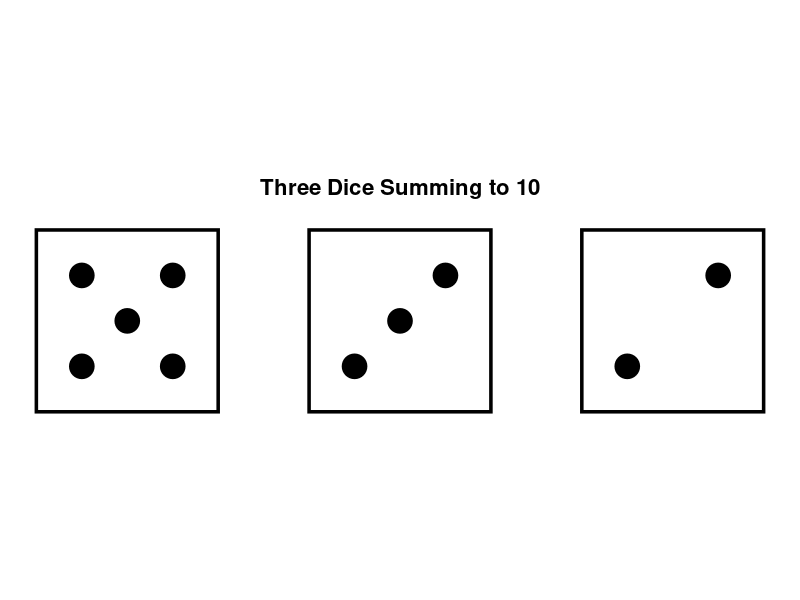
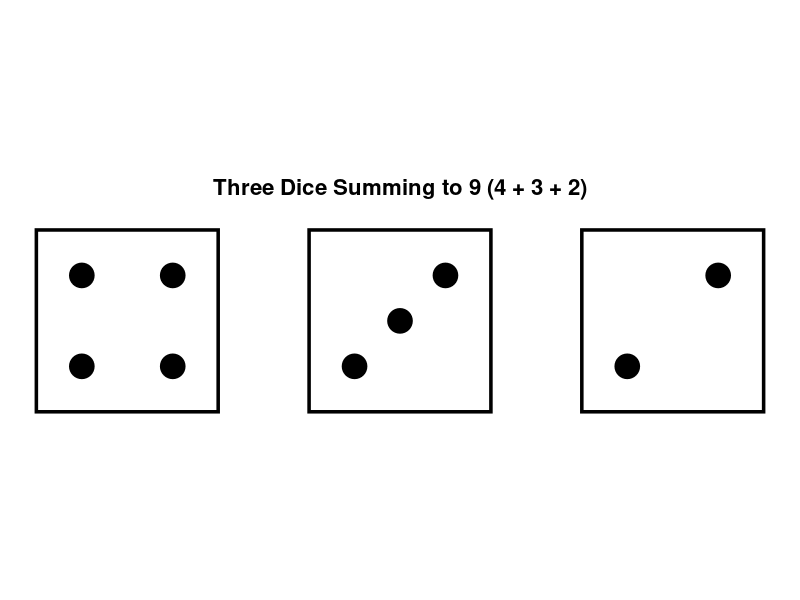
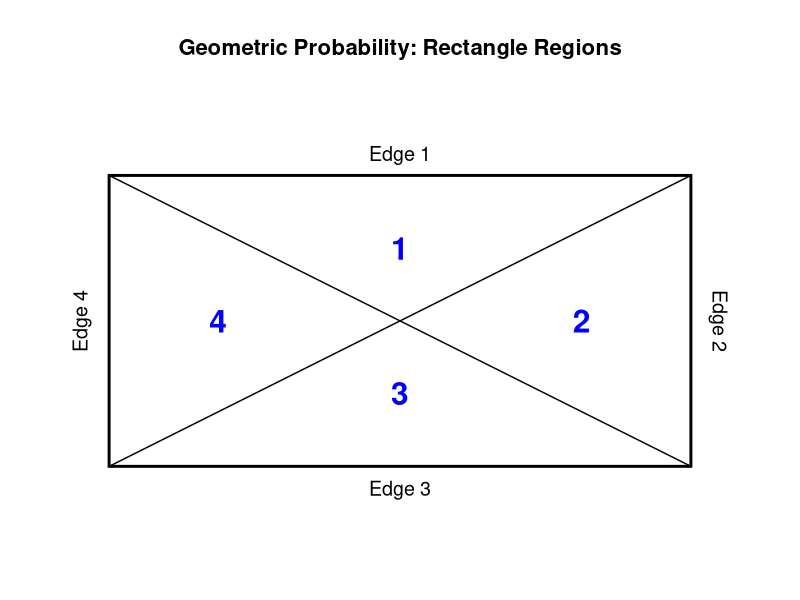
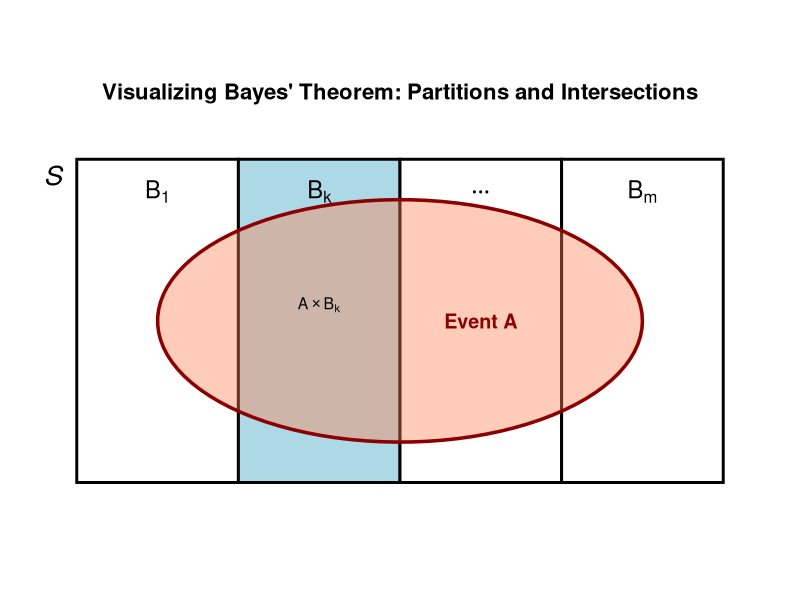
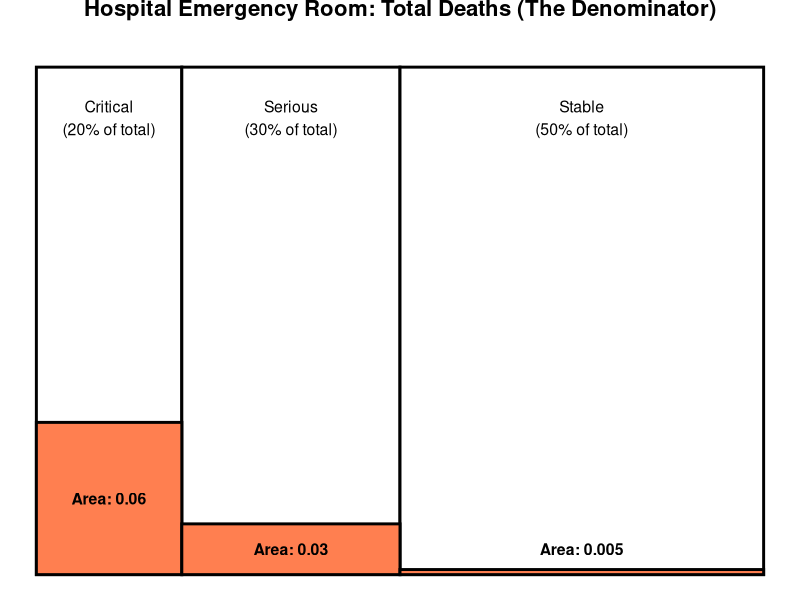

Reproduce these figures in R, in order.
## ---- chunk 1
# Load the required library
library(ggplot2)

# Coordinates for the 3 dice boxes
boxes <- data.frame(
  xmin = c(0.5, 2.0, 3.5),
  xmax = c(1.5, 3.0, 4.5),
  ymin = c(0.5, 0.5, 0.5),
  ymax = c(1.5, 1.5, 1.5)
)

# Coordinates for the dots (pips) on each die
pips <- data.frame(
  x = c(
    1.0, 0.75, 1.25, 0.75, 1.25,  # Die 1: Value 5
    2.5, 2.25, 2.75,              # Die 2: Value 3
    3.75, 4.25                    # Die 3: Value 2
  ),
  y = c(
    1.0, 0.75, 1.25, 1.25, 0.75,  # Die 1: Value 5
    1.0, 0.75, 1.25,              # Die 2: Value 3
    0.75, 1.25                    # Die 3: Value 2
  )
)

# Plot the dice
ggplot() +
  # Draw the white dice bodies with black borders
  geom_rect(data = boxes, aes(xmin = xmin, xmax = xmax, ymin = ymin, ymax = ymax),
            fill = "white", color = "black", linewidth = 1.2) +
  # Draw the black dots
  geom_point(data = pips, aes(x = x, y = y), size = 8, color = "black") +
  # Keep the aspect ratio perfectly square so the dice don't stretch
  coord_fixed(ratio = 1) +
  # Remove all axes, grids, and background colors
  theme_void() +
  # Add the title
  ggtitle("Three Dice Summing to 10") +
  theme(plot.title = element_text(hjust = 0.5, size = 16, face = "bold", margin = margin(b = 15)))
## ---- chunk 2
# Load the required library
library(ggplot2)

# Coordinates for the 3 dice boxes (kept exactly the same)
boxes <- data.frame(
  xmin = c(0.5, 2.0, 3.5),
  xmax = c(1.5, 3.0, 4.5),
  ymin = c(0.5, 0.5, 0.5),
  ymax = c(1.5, 1.5, 1.5)
)

# Coordinates for the dots (pips) on each die
pips <- data.frame(
  x = c(
    # Die 1: Value 4 (Four corners)
    0.75, 1.25, 0.75, 1.25,  
    # Die 2: Value 3 (Diagonal)
    2.5, 2.25, 2.75,              
    # Die 3: Value 2 (Diagonal)
    3.75, 4.25                    
  ),
  y = c(
    # Die 1: Value 4 (Four corners)
    1.25, 1.25, 0.75, 0.75,  
    # Die 2: Value 3 (Diagonal)
    1.0, 0.75, 1.25,              
    # Die 3: Value 2 (Diagonal)
    0.75, 1.25                    
  )
)

# Plot the dice
ggplot() +
  # Draw the white dice bodies with black borders
  geom_rect(data = boxes, aes(xmin = xmin, xmax = xmax, ymin = ymin, ymax = ymax),
            fill = "white", color = "black", linewidth = 1.2) +
  # Draw the black dots
  geom_point(data = pips, aes(x = x, y = y), size = 8, color = "black") +
  # Keep the aspect ratio perfectly square so the dice don't stretch
  coord_fixed(ratio = 1) +
  # Remove all axes, grids, and background colors
  theme_void() +
  # Add the title
  ggtitle("Three Dice Summing to 9 (4 + 3 + 2)") +
  theme(plot.title = element_text(hjust = 0.5, size = 16, face = "bold", margin = margin(b = 15)))
## ---- chunk 3
# Load the required library
library(ggplot2)

ggplot() +
  # Draw the outer rectangle (Length = 8, Width = 4)
  geom_rect(aes(xmin = 0, xmax = 8, ymin = 0, ymax = 4), 
            fill = "white", color = "black", linewidth = 1) +
  
  # Draw the two diagonal lines connecting the corners
  geom_segment(aes(x = 0, y = 4, xend = 8, yend = 0), color = "black", linewidth = 0.5) +
  geom_segment(aes(x = 0, y = 0, xend = 8, yend = 4), color = "black", linewidth = 0.5) +
  
  # Add the Region numbers inside the triangles
  geom_text(aes(x = 4, y = 3, label = "1"), size = 8, fontface = "bold", color = "blue") +
  geom_text(aes(x = 6.5, y = 2, label = "2"), size = 8, fontface = "bold", color = "blue") +
  geom_text(aes(x = 4, y = 1, label = "3"), size = 8, fontface = "bold", color = "blue") +
  geom_text(aes(x = 1.5, y = 2, label = "4"), size = 8, fontface = "bold", color = "blue") +
  
  # Add the Edge labels on the outside perimeter
  geom_text(aes(x = 4, y = 4.3, label = "Edge 1"), size = 5) +
  geom_text(aes(x = 8.4, y = 2, label = "Edge 2"), size = 5, angle = 270) +
  geom_text(aes(x = 4, y = -0.3, label = "Edge 3"), size = 5) +
  geom_text(aes(x = -0.4, y = 2, label = "Edge 4"), size = 5, angle = 90) +
  
  # Keep the aspect ratio exactly 1:1 so the 8x4 dimensions are visually accurate
  coord_fixed(ratio = 1, xlim = c(-1, 9), ylim = c(-1, 5)) +
  
  # Remove the axes and background grid
  theme_void() +
  
  # Add a title
  ggtitle("Geometric Probability: Rectangle Regions") +
  theme(plot.title = element_text(hjust = 0.5, size = 16, face = "bold", margin = margin(b = 15)))
## ---- chunk 4
# Create 6x6 matrix of ordered pairs
sample_space <- outer(1:6, 1:6, Vectorize(function(i, j) sprintf("(%d, %d)", i, j)))

# Render clean markdown table without row/column headers
knitr::kable(sample_space, col.names = rep("", 6), align = "c")
## ---- chunk 5
# Load the library
library(DiagrammeR)

# Create the tree diagram using Graphviz syntax
grViz("
digraph probability_tree {
  
  # Set graph orientation to Left-to-Right
  graph [rankdir = LR]
  
  # Define node aesthetics
  node [shape = circle, fontname = Helvetica, style = filled, fillcolor = lightblue]
  
  # Define the nodes
  Start [label = 'Start', fillcolor = lightgrey]
  A [label = 'Event A']
  B [label = 'Event B']
  C1 [label = 'Outcome C']
  D1 [label = 'Outcome D']
  C2 [label = 'Outcome C']
  D2 [label = 'Outcome D']
  
  # Define the edges (branches) and their probability labels
  Start -> A [label = ' P(A)']
  Start -> B [label = ' P(B)']
  
  A -> C1 [label = ' P(C|A)']
  A -> D1 [label = ' P(D|A)']
  
  B -> C2 [label = ' P(C|B)']
  B -> D2 [label = ' P(D|B)']
}
")
## ---- chunk 6
library(DiagrammeR)

grViz("
digraph probability_tree {
  graph [rankdir = LR] // Left to Right layout
  
  // Define node styles
  node [shape = plaintext, fontname = Helvetica, fontsize = 14]
  edge [fontname = Helvetica, fontsize = 12, color = dimgrey]
  
  // Define the nodes
  Start [label = 'Start\n(8 chips)']
  R1 [label = 'Red  ']
  B1 [label = 'Blue ']
  R2a [label = 'Red ']
  B2a [label = 'Blue  ']
  R2b [label = 'Red ']
  B2b [label = 'Blue ']
  
  // Define the edges and probabilities
  Start -> R1 
  Start -> B1 
  
  R1 -> R2a
  R1 -> B2a  // This is the path C1 -> C2
  
  B1 -> R2b 
  B1 -> B2b 
}
")
## ---- chunk 7
library(DiagrammeR)
grViz("
digraph probability_tree {
  graph [rankdir = LR, nodesep = 0.2, ranksep = 0.8]
  
  node [fontname = Helvetica, shape = rectangle, style = 'filled,rounded', fillcolor = '#F7FAFC', fontsize = 10]
  edge [fontname = Helvetica, fontsize = 9]

  # Root Node
  Start [label = 'Start\n(15 Marbles:\n6R, 5B, 4G)', shape = ellipse, fillcolor = '#EDF2F7']

  # 1st Draw Branches
  R1 [label = '1st: Red\n(14 Left)', fillcolor = '#FED7D7', style = 'filled,bold', color = '#E53E3E']
  B1 [label = '1st: Blue\n(14 Left)']
  G1 [label = '1st: Green\n(14 Left)']

  # 2nd Draw Branches (from R1)
  R1_R2 [label = '2nd: Red\n(13 Left)']
  R1_B2 [label = '2nd: Blue\n(13 Left)', fillcolor = '#BEE3F8', style = 'filled,bold', color = '#3182CE']
  R1_G2 [label = '2nd: Green\n(13 Left)']

  # 3rd Draw Branches (from R1 -> B2)
  R1_B2_R3 [label = '3rd: Red\n(12 Left)']
  R1_B2_B3 [label = '3rd: Blue\n(12 Left)']
  R1_B2_G3 [label = '3rd: Green\n(12 Left)', fillcolor = '#C6F6D5', style = 'filled,bold', color = '#38A169']

  # 4th Draw Branches (from R1 -> B2 -> G3)
  R1_B2_G3_R4 [label = '4th: Red\n★ TARGET ★', fillcolor = '#FED7D7', style = 'filled,bold', color = '#E53E3E']
  R1_B2_G3_B4 [label = '4th: Blue']
  R1_B2_G3_G4 [label = '4th: Green']

  # Connections for Draw 1
  Start -> R1 [label = ' 6/15', color = '#E53E3E', penwidth = 2.5]
  Start -> B1 [label = ' 5/15']
  Start -> G1 [label = ' 4/15']

  # Connections for Draw 2
  R1 -> R1_R2 [label = ' 5/14']
  R1 -> R1_B2 [label = ' 5/14', color = '#3182CE', penwidth = 2.5]
  R1 -> R1_G2 [label = ' 4/14']

  # Connections for Draw 3
  R1_B2 -> R1_B2_R3 [label = ' 5/13']
  R1_B2 -> R1_B2_B3 [label = ' 4/13']
  R1_B2 -> R1_B2_G3 [label = ' 4/13', color = '#38A169', penwidth = 2.5]

  # Connections for Draw 4
  R1_B2_G3 -> R1_B2_G3_R4 [label = ' 5/12', color = '#E53E3E', penwidth = 2.5]
  R1_B2_G3 -> R1_B2_G3_B4 [label = ' 4/12']
  R1_B2_G3 -> R1_B2_G3_G4 [label = ' 3/12']
}
")
## ---- chunk 8
# Load the required library
library(ggplot2)

# Generate coordinates for an ellipse to represent Event A
t <- seq(0, 2 * pi, length.out = 100)
ellipse_data <- data.frame(
  x = 4 + 3 * cos(t),
  y = 2 + 1.5 * sin(t)
)

# Define the coordinates for the partitions (B1, B2, B3, Bm)
partitions <- data.frame(
  xmin = c(0, 2, 4, 6),
  xmax = c(2, 4, 6, 8),
  ymin = c(0, 0, 0, 0),
  ymax = c(4, 4, 4, 4),
  # We highlight the target partition Bk in light blue
  fill_color = c("white", "lightblue", "white", "white") 
)

ggplot() +
  # 1. Draw the partitions of Sample Space S
  geom_rect(data = partitions, aes(xmin = xmin, xmax = xmax, ymin = ymin, ymax = ymax),
            fill = partitions$fill_color, color = "black", linewidth = 1) +
  
  # 2. Draw Event A overlapping the partitions
  geom_polygon(data = ellipse_data, aes(x = x, y = y), 
               fill = "coral", alpha = 0.4, color = "darkred", linewidth = 1.2) +
  
  # 3. Add Labels for the partitions
  geom_text(aes(x = 1, y = 3.6, label = "B[1]"), parse = TRUE, size = 6) +
  geom_text(aes(x = 3, y = 3.6, label = "B[k]"), parse = TRUE, size = 6, fontface = "bold") +
  geom_text(aes(x = 5, y = 3.6, label = "..."), parse = TRUE, size = 6) +
  geom_text(aes(x = 7, y = 3.6, label = "B[m]"), parse = TRUE, size = 6) +
  
  # 4. Add Label for the entire Sample Space S
  geom_text(aes(x = -0.3, y = 3.8, label = "S"), size = 7, fontface = "italic") +
  
  # 5. Add Labels for Event A and the specific intersection
  geom_text(aes(x = 5, y = 2), label = "Event A", size = 5, color = "darkred", fontface = "bold") +
  geom_text(aes(x = 3, y = 2.2, label = "A %*% B[k]"), parse = TRUE, size = 4, fontface = "bold") +
  
  # Clean up the theme
  theme_void() +
  coord_fixed(ratio = 1, xlim = c(-0.5, 8.5), ylim = c(-0.2, 4.2)) +
  
  # Add Title
  ggtitle("Visualizing Bayes' Theorem: Partitions and Intersections") +
  theme(plot.title = element_text(hjust = 0.5, size = 16, face = "bold", margin = margin(b = 15)))
## ---- chunk 9
library(ggplot2)

# Define the coordinates for the patient categories (Width = percentage of patients)
patients <- data.frame(
  State = c("Critical", "Serious", "Stable"),
  xmin = c(0, 0.20, 0.50),
  xmax = c(0.20, 0.50, 1.00),
  ymin = c(0, 0, 0),
  ymax = c(1, 1, 1)
)

# Define the coordinates for the deaths (Height = death rate per category)
deaths <- data.frame(
  State = c("Critical", "Serious", "Stable"),
  xmin = c(0, 0.20, 0.50),
  xmax = c(0.20, 0.50, 1.00),
  ymin = c(0, 0, 0),
  ymax = c(0.30, 0.10, 0.01)
)

ggplot() +
  # Draw the total hospital population partitions (S)
  geom_rect(data = patients, aes(xmin = xmin, xmax = xmax, ymin = ymin, ymax = ymax), 
            fill = "white", color = "black", linewidth = 1) +
  
  # Draw the death rates (Event A)
  geom_rect(data = deaths, aes(xmin = xmin, xmax = xmax, ymin = ymin, ymax = ymax), 
            fill = "coral", color = "black", linewidth = 1) +
  
  # Column labels (Partition sizes)
  geom_text(aes(x = 0.10, y = 0.9, label = "Critical\n(20% of total)"), size = 4) +
  geom_text(aes(x = 0.35, y = 0.9, label = "Serious\n(30% of total)"), size = 4) +
  geom_text(aes(x = 0.75, y = 0.9, label = "Stable\n(50% of total)"), size = 4) +
  
  # Area labels (Intersection sizes)
  geom_text(aes(x = 0.10, y = 0.15, label = "Area: 0.06"), size = 4, fontface = "bold") +
  geom_text(aes(x = 0.35, y = 0.05, label = "Area: 0.03"), size = 4, fontface = "bold") +
  # Stable death area is very thin, so label goes just above it
  geom_text(aes(x = 0.75, y = 0.05, label = "Area: 0.005"), size = 4, fontface = "bold") +
  
  theme_void() +
  ggtitle("Hospital Emergency Room: Total Deaths (The Denominator)") +
  theme(plot.title = element_text(hjust = 0.5, size = 16, face = "bold", margin = margin(b = 15)))
## ---- chunk 10
library(DiagrammeR)

grViz("
digraph probability_tree {
  graph [rankdir = LR, nodesep = 0.3, ranksep = 1.0]
  
  node [fontname = Helvetica, shape = rectangle, style = 'filled,rounded', fillcolor = '#F7FAFC', fontsize = 10]
  edge [fontname = Helvetica, fontsize = 9]

  # Root
  Start [label = 'Post Type', shape = ellipse, fillcolor = '#EDF2F7']

  # Level 1: Post Type
  Story [label = 'Story\nP(Story) = 0.7', fillcolor = '#EBF8FF']
  Reel  [label = 'Reel\nP(Reel) = 0.3', fillcolor = '#FEEBC8']

  # Level 2: Story Outcomes
  Story_Viral [label = 'Viral\n0.7 × 0.2 = 0.14', fillcolor = '#C6F6D5']
  Story_Not   [label = 'Not Viral\n0.7 × 0.8 = 0.56', fillcolor = '#FED7D7']

  # Level 2: Reel Outcomes
  Reel_Viral  [label = 'Viral\n0.3 × 0.6 = 0.18', fillcolor = '#C6F6D5']
  Reel_Not    [label = 'Not Viral\n0.3 × 0.4 = 0.12', fillcolor = '#FED7D7']

  # Branches
  Start -> Story [label = ' 0.7']
  Start -> Reel  [label = ' 0.3']

  Story -> Story_Viral [label = ' P(Viral|Story) = 0.2']
  Story -> Story_Not   [label = ' P(Not Viral|Story) = 0.8']

  Reel  -> Reel_Viral  [label = ' P(Viral|Reel) = 0.6']
  Reel  -> Reel_Not    [label = ' P(Not Viral|Reel) = 0.4']
}
")
## ---- chunk 11
# Install DiagrammeR if needed: install.packages("DiagrammeR")
library(DiagrammeR)

grViz("
digraph monty_expanded {
  graph [layout = dot, rankdir = LR, nodesep=0.3, ranksep=0.6]
  
  # Node styling
  node [shape = box, fontname = Helvetica, style = filled, fillcolor = '#f0f8ff', penwidth=1.5, color='#104e8b']
  edge [fontname = Helvetica, fontsize = 10, color='#104e8b', penwidth=1.5]
  
  # Level 1: Initial Pick
  Start [label = 'Player\\nPicks\\nDoor 1\\n(Probability\\n= 1/3 for\\neach actual\\nlocation)', shape = plain, fillcolor=none]
  
  # Level 2: Actual Car Location
  Car1 [label = 'Car is\\nbehind\\nDoor 1\\n(P = 1/3)']
  Car2 [label = 'Car is behind\\nDoor 2\\n(P = 1/3)']
  Car3 [label = 'Car is behind\\nDoor 3\\n(P = 1/3)']
  
  # Level 3: Monty's Action
  Monty1_2 [label = 'Monty opens\\nDoor 2\\n(Probability = 1/2)']
  Monty1_3 [label = 'Monty opens\\nDoor 3\\n(Probability = 1/2)']
  Monty2_3 [label = 'Monty must\\nopen Door 3\\n(Probability = 1)']
  Monty3_2 [label = 'Monty must\\nopen Door 2\\n(Probability = 1)']
  
  # Level 4: Split Outcomes (STAY vs SWITCH)
  # Pink boxes for STAY / SWITCH loses, Green for SWITCH wins
  S1_Stay [label = 'STAY wins\\n(Door 1 is Car)\\nCombined Probability\\n= 1/6', fillcolor='#f8d7da']
  S1_Switch [label = 'SWITCH loses\\n(Door 3 is Goat)\\nCombined Probability\\n= 1/6', fillcolor='#f8d7da']
  
  S2_Stay [label = 'STAY wins\\n(Door 1 is Car)\\nCombined Probability\\n= 1/6', fillcolor='#f8d7da']
  S2_Switch [label = 'SWITCH loses\\n(Door 2 is Goat)\\nCombined Probability\\n= 1/6', fillcolor='#f8d7da']
  
  S3_Stay [label = 'STAY loses\\n(Door 1 is Goat)\\nCombined Probability\\n= 1/3', fillcolor='#f8d7da']
  S3_Switch [label = 'SWITCH wins\\n(Door 2 is Car)\\nCombined Probability\\n= 1/3', fillcolor='#d4edda']
  
  S4_Stay [label = 'Outcome:\\nSTAY loses\\n(Door 1 is Goat)\\nCombined Probabil-\\nity = 1/3', fillcolor='#f8d7da']
  S4_Switch [label = 'Outcome:\\nSWITCH wins\\n(Door 3 is Car)\\nCombined Probal-\\nbility = 1/3', fillcolor='#d4edda']
  
  # Edges
  Start -> Car1
  Start -> Car2
  Start -> Car3
  
  Car1 -> Monty1_2
  Car1 -> Monty1_3
  
  Car2 -> Monty2_3
  
  Car3 -> Monty3_2
  
  Monty1_2 -> S1_Stay
  Monty1_2 -> S1_Switch
  
  Monty1_3 -> S2_Stay
  Monty1_3 -> S2_Switch
  
  Monty2_3 -> S3_Stay
  Monty2_3 -> S3_Switch
  
  Monty3_2 -> S4_Stay
  Monty3_2 -> S4_Switch
}
")
## ---- chunk 12
# Set seed for reproducibility
set.seed(42)

# Number of games to play
n_games <- 10000

# Simulate the winning doors and the player's initial picks
winning_doors <- sample(1:3, n_games, replace = TRUE)
player_picks <- sample(1:3, n_games, replace = TRUE)

# If you STAY, you win only if your initial pick was the winning door
win_by_staying <- sum(player_picks == winning_doors)

# If you SWITCH, you win every time your initial pick was WRONG 
# (because Monty removes the other wrong option)
win_by_switching <- sum(player_picks != winning_doors)

# Calculate win percentages
pct_stay <- (win_by_staying / n_games) * 100
pct_switch <- (win_by_switching / n_games) * 100

cat(sprintf("Win rate by staying: %.1f%%\n", pct_stay))
cat(sprintf("Win rate by switching: %.1f%%\n", pct_switch))
